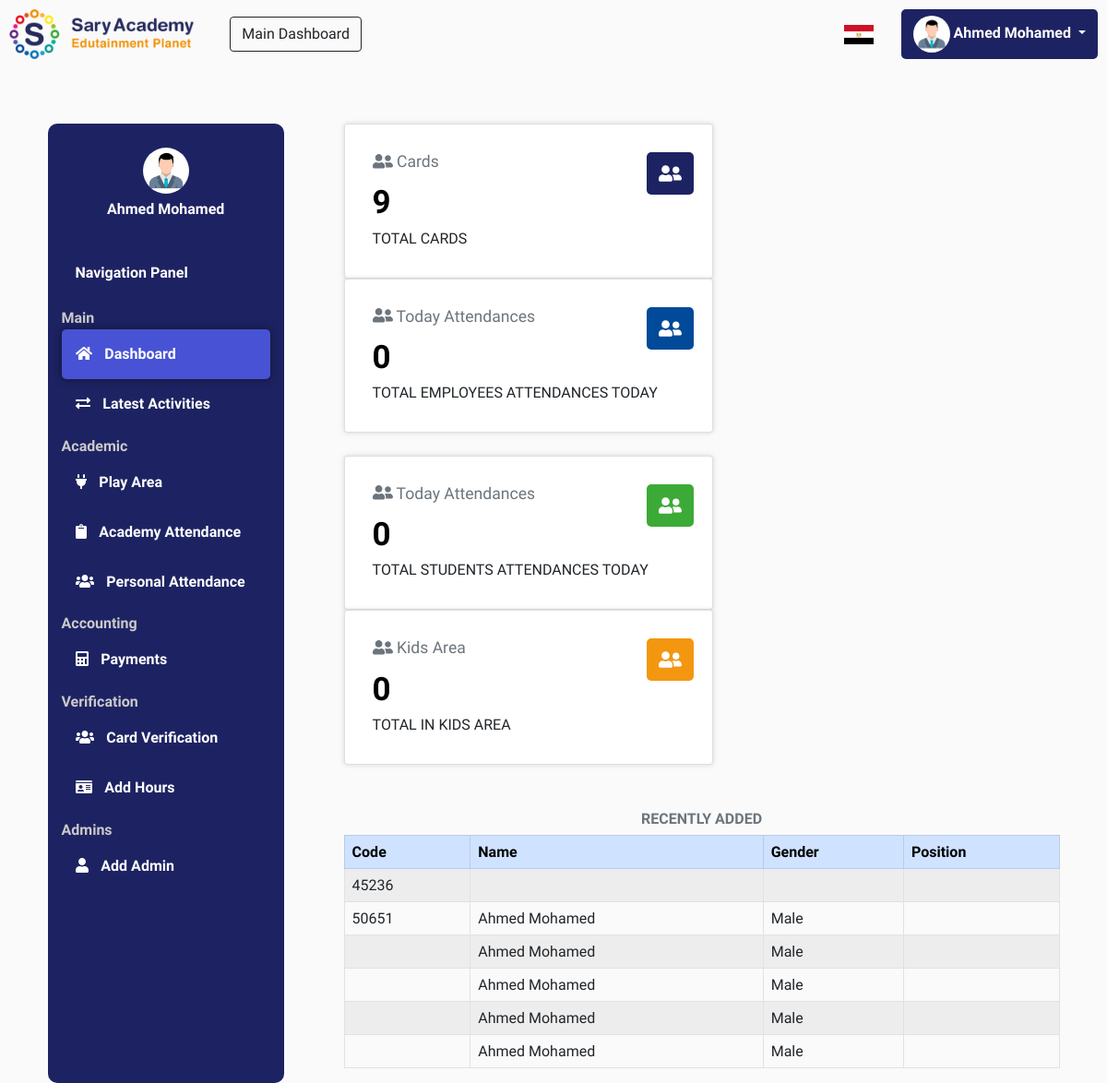
/dashboard.php (signed in), run on an earlier commit of the app's database.
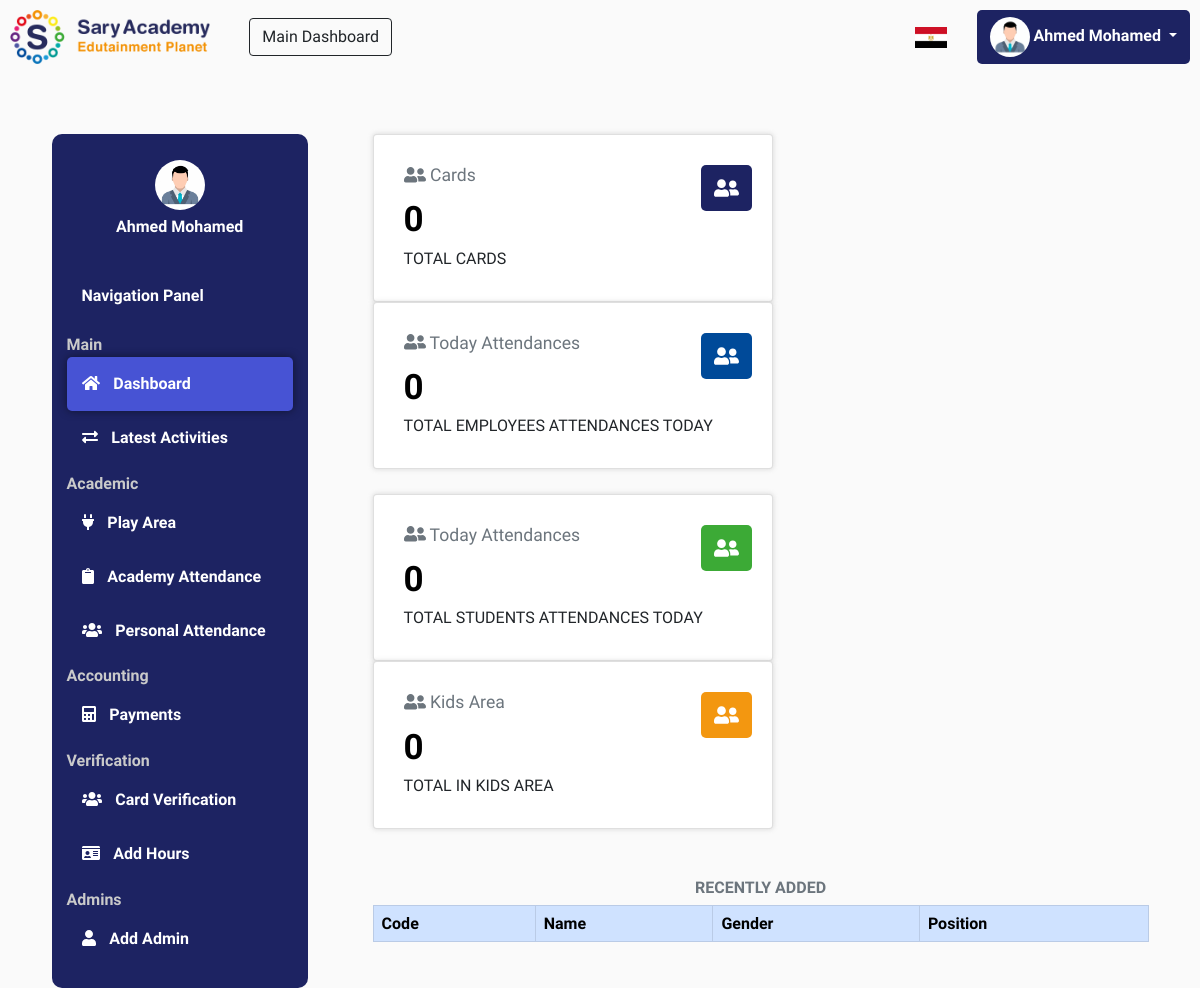
And on a later commit of the database.
### tables this page shows
CREATE TABLE `users` (
  `id` int(255) NOT NULL,
  `name` text NOT NULL,
  `email` text NOT NULL,
  `password` char(40) NOT NULL,
  `gender` text NOT NULL,
  `phone` text DEFAULT NULL,
  `role` text NOT NULL
);

CREATE TABLE `cards` (
  `id` int(255) NOT NULL,
  `name` text NOT NULL,
  `phone` text DEFAULT NULL,
  `birthday` text NOT NULL,
  `gender` text NOT NULL,
  `code` text NOT NULL,
  `profile_pic` varchar(255) DEFAULT NULL,
  `hours` int(255) NOT NULL
);

### dashboard.php (the view, shortened to what this page needs)
<html>
<head>
    <?php include('links.php'); ?>
</head>
<body style="background-color:#FAFAFA;padding:10px">
<?php include('header.php'); ?>
<div class="container" style="max-width: 95%;margin-top: 70px;">
    <div class="row">
        <div class="col-lg-3">
            <?php include('menu.php'); ?>
        </div>
        <div class="col-lg">
            <div class="row first-row" style="margin-left: 5%;">
                <div class="card" style="padding: 30px;margin-right:5%;box-shadow: 0px 0px 5px 0px #cccc;">
                    <a href="card-verification.php?search=show-all">
                    <h5 class="text-muted" style="font-size: 1.1rem;font-weight: 400;"><i class="fas fa-user-friends"></i> Cards</h5>
                    </a>
                    <div class="box-card"><i class="fas fa-user-friends"></i></div>
                    <a href="card-verification.php?search=show-all">
                    <span style="font-size: 35px;font-weight: bold;">
<?php
$sql = "SELECT COUNT(*) AS total_cards FROM cards";
$query = mysqli_query($connect, $sql);
$row = mysqli_fetch_assoc($query);
$count = $row['total_cards'];
echo $count;
?>
                    </span>
                    </a>
                    <span style="text-transform: uppercase;">total cards</span>
                </div>
                <div class="card" style="padding: 30px;margin-right:5%;box-shadow: 0px 0px 5px 0px #cccc;">
                    <a href="attendance.php?type=Employee&month=<?php echo date("M"); ?>">
                    <h5 class="text-muted" style="font-size: 1.1rem;font-weight: 400;"><i class="fas fa-user-friends"></i> Today Attendances</h5>
                    </a>
                    <div class="box-card" style="background: #004a99;"><i class="fas fa-user-friends"></i></div>
                    <a href="attendance.php?type=Employee&month=<?php echo date("M"); ?>">
                    <span style="font-size: 35px;font-weight: bold;">
<?php
$date = date("Y-m-d");
$sql = "SELECT COUNT(*) AS total_attend FROM attendance WHERE date='$date' AND type='Employee'";
$query = mysqli_query($connect, $sql);
$row = mysqli_fetch_assoc($query);
$count = $row['total_attend'];
echo $count;
?>
                    </span>
                    </a>
                    <span style="text-transform: uppercase;">total employees attendances today</span>
                </div>
            </div>
            <div class="row second-row" style="margin-left: 5%;margin-top:3%">
            <div class="card" style="padding: 30px;margin-right:5%;box-shadow: 0px 0px 5px 0px #cccc;">
                    <a href="attendance.php?type=Students&month=<?php echo date("M"); ?>">
                    <h5 class="text-muted" style="font-size: 1.1rem;font-weight: 400;"><i class="fas fa-user-friends"></i> Today Attendances</h5>
                    </a>
                    <div class="box-card" style="background: #3caa36;"><i class="fas fa-user-friends"></i></div>
                    <a href="attendance.php?type=Students&month=<?php echo date("M"); ?>">
                    <span style="font-size: 35px;font-weight: bold;">
<?php
$date = date("Y-m-d");
$sql = "SELECT COUNT(*) AS total_attend FROM attendance WHERE date='$date' AND type='Student'";
$query = mysqli_query($connect, $sql);
$row = mysqli_fetch_assoc($query);
$count = $row['total_attend'];
echo $count;
?>
                    </span>
                    </a>
                    <span style="text-transform: uppercase;">total students attendances today</span>
                </div>
                <div class="card" style="padding: 30px;margin-right:5%;box-shadow: 0px 0px 5px 0px #cccc;">
                    <a href="sessions.php">
                    <h5 class="text-muted" style="font-size: 1.1rem;font-weight: 400;"><i class="fas fa-user-friends"></i> Kids Area</h5>
                    </a>
                    <div class="box-card" style="background: #f39710;"><i class="fas fa-user-friends"></i></div>
                    <a href="sessions.php">
                    <span style="font-size: 35px;font-weight: bold;">
<?php
$sql = "SELECT COUNT(*) AS total_kids FROM sessions WHERE status=''";
$query = mysqli_query($connect, $sql);
$row = mysqli_fetch_assoc($query);
$count = $row['total_kids'];
echo $count;
?>
                    </span>
                    </a>
                    <span style="text-transform: uppercase;">total in kids area</span>
                </div>
            </div>
        <div style="margin-top: 5%;margin-left: 5%;">
        <table class="table caption-top table-striped table-bordered table-responsive">
        <caption style="text-transform: uppercase;text-align:center;font-weight:bold">Recently Added</caption>
        <thead class="table-primary">
            <tr>
                <th>Code</th>
                <th>Name</th>
                <th>Gender</th>
                <th>Position</th>
            </tr>
        </thead>
        <tbody>
<?php
$sql = "SELECT * FROM cards ORDER BY id DESC LIMIT 6";
$query = mysqli_query($connect, $sql);
$num = mysqli_num_rows($query);
if($num > 0) {
    while($row = mysqli_fetch_assoc($query)) {
        $name = $row['name'];
        $gender = $row['gender'];
        $code = $row['code'];
        $kind = $row['kind'];
        echo "
        <tr>
            <td>$code</td>
            <td>$name</td>
            <td>$gender</td>
            <td>$kind</td>
        </tr>
        ";
    }
}
?>
        </tbody>
        </table>
        </div>
        </div>
    </div>
</div>
</body>
</html>

### links.php (shortened to what this page needs)
<link rel="stylesheet" href="style/style.css">
<link rel="stylesheet" href="style/all.css">
<link rel="stylesheet" href="style/bootstrap.min.css">

### header.php (shortened to what this page needs)
<nav style="display: block;">
        <a href="https://sary-academy.com" target="_blank"><img src="pics/saryacademy.png" alt="Sary academy" style="max-width: 200px;"></a>
        <a href="https://saryacademy.com/dashboard/login" style="margin-left:3%"><button class="btn btn-outline-dark">Main Dashboard</button></a>
        <div style="float: right;display:flex;align-items: center;gap: 30px">
        <a href="ar/"><img src="pics/egypt-flag.png"></a>
        <div class="dropdown" style="box-shadow:none !important;background:#1D2362;border-radius: 5px;">
        <button class="btn dropdown-toggle shadow-none" type="button" id="dropdownMenuButton1" data-bs-toggle="dropdown" aria-expanded="false" style="color:white;font-weight:bold;">
            <img src="pics/placeholder.jpg" style="max-width: 40px;border-radius: 50%;">
<?php
$email = $_SESSION['email'];
$sql = "SELECT * FROM users WHERE email = '$email'";
$query = mysqli_query($connect, $sql);
while($row = mysqli_fetch_assoc($query)) {
    $name = $row['name'];
    echo "$name";
}
?>
        </button>
        </div>
        </div>
</nav>

### menu.php (shortened to what this page needs)
<div class="menu-dashboard">
    <div class="menu-container">
        <img src="pics/placeholder.jpg" style="max-width: 50px;border-radius: 50%;margin-left: auto;margin-right: auto;display: block;">
        <span style="text-align: center;color:white;display:block;font-weight:bold;margin-top:2%"><?php
        $email = $_SESSION['email'];
        $sql = "SELECT * FROM users WHERE email = '$email'";
        $query = mysqli_query($connect, $sql);
        while($row = mysqli_fetch_assoc($query)) {
            $name = $row['name'];
            $per_two = $row['per_two'];
            $per_three = $row['per_three'];
            $per_four = $row['per_four'];
            echo "$name";
        }
        ?></span>
        <div class="menu-links">
            <span style="color: white;font-weight:bold;padding:15px;margin-bottom:10px;display:block">Navigation Panel</span>
            <div class="group">
            <span>Main</span>
            <a href="dashboard.php"><button class="menu-link dashboard-menu"><i class="fas fa-home" style="margin-right: 5%;"></i> Dashboard</button></a>
            <a href="activities.php"><button class="menu-link activities-menu"><i class="fas fa-exchange-alt" style="margin-right: 5%;"></i> Latest Activities</button></a>
            </div>
            <div class="group">
            <span>Academic</span>
            <a href="display-sessions.php?month=<?php echo date('M') ?>"><button class="menu-link sessions-menu"><i class="fas fa-plug" style="margin-right: 5%;"></i> Play Area</button></a>
            <a href="attendance.php"><button class="menu-link attendance-menu"><i class="fas fa-clipboard" style="margin-right: 5%;"></i> Academy Attendance</button></a>
            <a href="attendance-schedule.php"><button class="menu-link attendance-schedule-menu"><i class="fas fa-users" style="margin-right: 5%;"></i> Personal Attendance</button></a>
            </div>
            <?php
                if($per_two !==""){
                    $current_month = date('M');
                    echo '
                    <div class="group">
                    <span>Accounting</span>
                    <a href="accounting.php?month='.$current_month.'"><button class="menu-link accounting-menu"><i class="fas fa-calculator" style="margin-right: 5%;"></i> Payments</button></a>
                    </div>
                    ';
                }
            ?>
            <div class="group">
            <?php
                if($per_four !=="" || $per_three !== ""){
                    echo '<span>Verification</span>';
                }
            ?>
            <?php
                if($per_four !==""){
                    echo '<a href="card-verification.php"><button class="menu-link card-verify-menu"><i class="fas fa-users" style="margin-right: 5%;"></i> Card Verification</button></a>';
                }
            ?>
            <?php
                if($per_three !==""){
                    echo '<a href="add-hours.php"><button class="menu-link add-hours-menu"><i class="fas fa-id-card" style="margin-right: 5%;"></i> Add Hours</button></a>';
                }
            ?>
            </div>
            <div class="group">
            <span>Admins</span>
            <?php
            if(!isset($_SESSION['email'])) {
                header('Location: index.php');
            } else {
                $email = $_SESSION['email'];
            }
            $sql = "SELECT * FROM users WHERE email = '$email'";
            $query = mysqli_query($connect, $sql);
            while($row = mysqli_fetch_assoc($query)) {
                $role = $row['role'];
            }
            if($role == "Admin") {
            } elseif($role == "Superadmin") {
                echo '<a href="add-admin.php"><button class="menu-link add-admin-menu"><i class="fas fa-user" style="margin-right: 5%;"></i> Add Admin</button></a>';
            }
            ?>
            </div>
        </div>
    </div>
</div>

### style/style.css (style rules this page uses)
*, html { margin: 0; padding: 0; }
body { height: 100%; width: 100%; font-family: 'Tajawal', sans-serif !important; }
a { text-decoration: none !important; color: black !important }
.menu-dashboard { background: #1D2362; border-radius: 10px; padding: 15px; position: relative; height: 100%; }
.menu-container { margin-top: 5% }
.menu-link { width: 100%; text-align: left; padding: 15px; background: transparent; color: white; font-weight: bold; outline: none; border: none; }
.menu-links { margin-top: 30px; }
.dashboard-menu.active, .add-admin-menu.active, .add-new-card-menu.active, .attendance-schedule-menu.active, .latest-trans-menu.active, .activities-menu.active, .sessions-menu.active, .card-verify-menu.active, .add-hours-menu.active, .attendance-menu.active, .accounting-menu.active { background: #4753d4; border-radius: 5px; box-shadow: 0px 0px 8px 0px #111431; }
.group { margin-bottom: 3%; }
.group span { color: #cacaca; font-weight: bold; }

### style/all.css (style rules this page uses)
.fa-calculator:before { content: "\f1ec"; }
.fa-clipboard:before { content: "\f328"; }
.fa-exchange-alt:before { content: "\f362"; }
.fa-home:before { content: "\f015"; }
.fa-id-card:before { content: "\f2c2"; }
.fa-plug:before { content: "\f1e6"; }
.fa-user:before { content: "\f007"; }
.fa-user-friends:before { content: "\f500"; }
.fa-users:before { content: "\f0c0"; }

### dashboard.php (style rules this page uses)
.card { max-width: 400px; }
.box-card { padding: 13px; font-size: 20px; position: absolute; background: #1d2362; color: white; border-radius: 5px; right: 20px; }

What changed in the data, as far as the page shows it:
removed cards: code "45236"
removed cards: code "50651", name "Ahmed Mohamed", gender "Male"
removed cards: name "Ahmed Mohamed", gender "Male"
removed cards: name "Ahmed Mohamed", gender "Male"
removed cards: name "Ahmed Mohamed", gender "Male"
removed cards: name "Ahmed Mohamed", gender "Male"
Also different on the page:
$count: "9" → "0"
